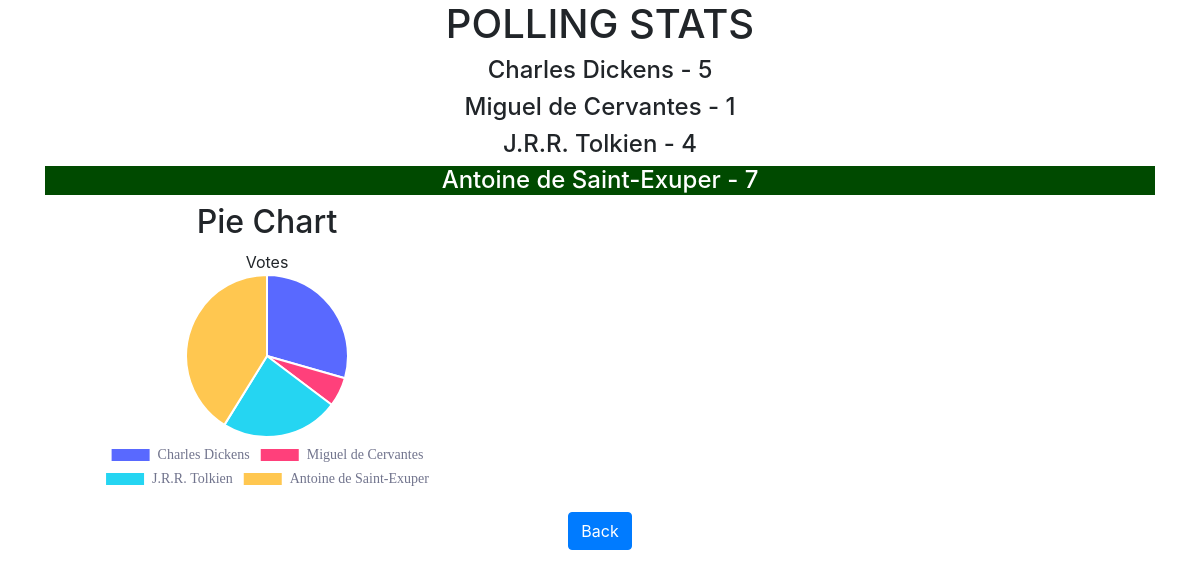
The app's page /poll-stats.php with its own data.
### tables this page shows
CREATE TABLE `poll_data` (
  `id` int(11) NOT NULL,
  `author` varchar(50) NOT NULL,
  `votes` int(11) NOT NULL,
  `date_time` datetime NOT NULL DEFAULT CURRENT_TIMESTAMP
);

### bar_chart.php (called while the page is built, shortened)
<?php
 $pie_q ="SELECT * FROM poll_data";
 $result = mysqli_query($cnct,$pie_q);
 while ($row = mysqli_fetch_array($result)) {
    $author[]  = $row['author']  ;
    $votes[] = $row['votes'];
}
?>

### fetch_polls.php (the view, shortened to what this page needs)
<?php
$max_v = "SELECT MAX(votes) FROM poll_data";
if ($result_m = $cnct->query($max_v))
{
	while ($row_m=mysqli_fetch_row($result_m))
    {
		$col_v = $row_m[0];
	}
}
$query = "SELECT author, votes from poll_data";
if ($result = $cnct->query($query))
  {
  while ($row=mysqli_fetch_row($result))
    {
		if( $col_v == $row[1])
		{
			echo "<h4 style='background-color:#004a00;color: #ffffff;'>" .$row[0] . " - " . $row[1] . "</h4>";
		}
		else
		{
			echo "<h4>" .$row[0] . " - " . $row[1] . "</h4>";
		}
    }
}
?>

### header.php (shortened to what this page needs)
<!DOCTYPE html>
<html>
<head>
	<link rel="stylesheet" type="text/css" href="https://stackpath.bootstrapcdn.com/bootstrap/4.3.1/css/bootstrap.min.css">
</head>

### poll-stats.php
<?php
require_once('./db_con.php');
require_once('./header.php');
?>
<div class="container">
	<div class="row">
		<div class="col-md-12 text-center">
			<h1>POLLING STATS</h1>
		</div>
		<div class="col-md-12 text-center">
			<?php require_once('./fetch_polls.php'); ?>
		</div>
		<div class="col-md-12 text-center">
			<div style="width:40%;hieght:100%;text-align:center;">
				<h2 class="page-header" >Pie Chart </h2>
				<div>Votes </div>
				<canvas  id="chartjs_bar"></canvas>
				<?php require_once('./bar_chart.php'); ?>
			</div>
		</div>
		<div class="col-md-12 text-center p-3 " >
		<a href="./" class="btn btn-primary" >Back</a>
	</div>
	</div>
</div>
<?php
require_once('./footer.php');
?>

### footer.php (shortened to what this page needs)
<script type="text/javascript">
      var ctx = document.getElementById("chartjs_bar").getContext('2d');
                var myChart = new Chart(ctx, {
                    type: 'pie',
                    data: {
                        labels:<?php echo json_encode($author); ?>,
                        datasets: [{
                            backgroundColor: [
                               "#5969ff",
                                "#ff407b",
                                "#25d5f2",
                                "#ffc750",
                                "#2ec551",
                                "#7040fa",
                                "#ff004e"
                            ],
                            data:<?php echo json_encode($votes); ?>,
                        }]
                    },
                    options: {
                           legend: {
                        display: true,
                        position: 'bottom',
                        labels: {
                            fontColor: '#71748d',
                            fontFamily: 'Circular Std Book',
                            fontSize: 14,
                        }
                    },
                }
                });
    </script>
</body>
</html>

### records on screen
poll_data: author "Charles Dickens", votes "5"
poll_data: author "Miguel de Cervantes", votes "1"
poll_data: author "J.R.R. Tolkien", votes "4"
poll_data: author "Antoine de Saint-Exuper", votes "7"

### other values on screen
chart data {{ json_encode($author) }} ["Charles Dickens","Miguel de Cervantes","J.R.R. Tolkien","Antoine de Saint-Exuper"]
chart data {{ json_encode($votes) }} ["5","1","4","7"]
